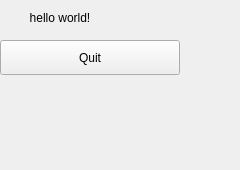
<?xml version="1.0" encoding="UTF-8"?>
<ui version="4.0">
 <class>Widget</class>
 <widget class="QWidget" name="Widget">
  <property name="geometry">
   <rect>
    <x>0</x>
    <y>0</y>
    <width>240</width>
    <height>170</height>
   </rect>
  </property>
  <property name="baseSize">
   <size>
    <width>100</width>
    <height>200</height>
   </size>
  </property>
  <property name="windowTitle">
   <string>Widget</string>
  </property>
  <widget class="QLabel" name="hello">
   <property name="geometry">
    <rect>
     <x>0</x>
     <y>0</y>
     <width>120</width>
     <height>35</height>
    </rect>
   </property>
   <property name="baseSize">
    <size>
     <width>180</width>
     <height>35</height>
    </size>
   </property>
   <property name="text">
    <string>hello world!</string>
   </property>
   <property name="alignment">
    <set>Qt::AlignCenter</set>
   </property>
  </widget>
  <widget class="QPushButton" name="button">
   <property name="geometry">
    <rect>
     <x>0</x>
     <y>40</y>
     <width>180</width>
     <height>35</height>
    </rect>
   </property>
   <property name="text">
    <string>Quit</string>
   </property>
  </widget>
 </widget>
 <resources/>
 <connections/>
</ui>
